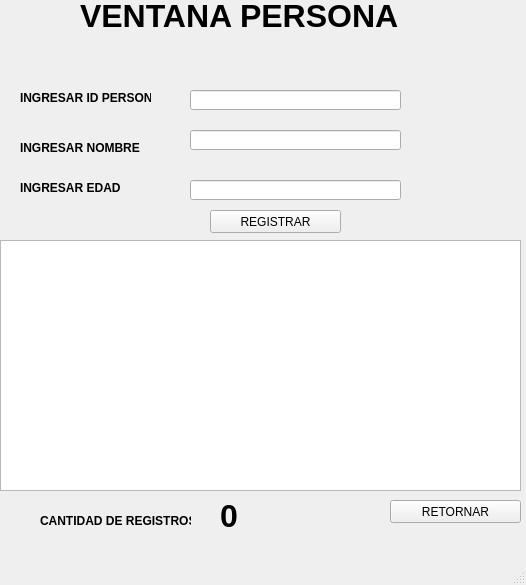
<?xml version="1.0" encoding="UTF-8"?>
<ui version="4.0">
 <class>persona</class>
 <widget class="QMainWindow" name="persona">
  <property name="geometry">
   <rect>
    <x>0</x>
    <y>0</y>
    <width>526</width>
    <height>585</height>
   </rect>
  </property>
  <property name="windowTitle">
   <string>MainWindow</string>
  </property>
  <widget class="QWidget" name="centralwidget">
   <widget class="QLabel" name="label">
    <property name="geometry">
     <rect>
      <x>80</x>
      <y>0</y>
      <width>341</width>
      <height>31</height>
     </rect>
    </property>
    <property name="font">
     <font>
      <pointsize>24</pointsize>
      <weight>75</weight>
      <bold>true</bold>
     </font>
    </property>
    <property name="text">
     <string>VENTANA PERSONA</string>
    </property>
   </widget>
   <widget class="QPushButton" name="btn_retornar">
    <property name="geometry">
     <rect>
      <x>390</x>
      <y>500</y>
      <width>131</width>
      <height>23</height>
     </rect>
    </property>
    <property name="text">
     <string>RETORNAR</string>
    </property>
   </widget>
   <widget class="QLabel" name="label_2">
    <property name="geometry">
     <rect>
      <x>20</x>
      <y>90</y>
      <width>131</width>
      <height>16</height>
     </rect>
    </property>
    <property name="font">
     <font>
      <weight>75</weight>
      <bold>true</bold>
     </font>
    </property>
    <property name="text">
     <string>INGRESAR ID PERSONA</string>
    </property>
   </widget>
   <widget class="QLabel" name="label_3">
    <property name="geometry">
     <rect>
      <x>20</x>
      <y>140</y>
      <width>131</width>
      <height>16</height>
     </rect>
    </property>
    <property name="font">
     <font>
      <weight>75</weight>
      <bold>true</bold>
     </font>
    </property>
    <property name="text">
     <string>INGRESAR NOMBRE</string>
    </property>
   </widget>
   <widget class="QLabel" name="label_4">
    <property name="geometry">
     <rect>
      <x>20</x>
      <y>180</y>
      <width>131</width>
      <height>16</height>
     </rect>
    </property>
    <property name="font">
     <font>
      <weight>75</weight>
      <bold>true</bold>
     </font>
    </property>
    <property name="text">
     <string>INGRESAR EDAD</string>
    </property>
   </widget>
   <widget class="QLineEdit" name="txt_id">
    <property name="geometry">
     <rect>
      <x>190</x>
      <y>90</y>
      <width>211</width>
      <height>20</height>
     </rect>
    </property>
   </widget>
   <widget class="QLineEdit" name="txt_nombre">
    <property name="geometry">
     <rect>
      <x>190</x>
      <y>130</y>
      <width>211</width>
      <height>20</height>
     </rect>
    </property>
   </widget>
   <widget class="QLineEdit" name="txt_edad">
    <property name="geometry">
     <rect>
      <x>190</x>
      <y>180</y>
      <width>211</width>
      <height>20</height>
     </rect>
    </property>
   </widget>
   <widget class="QPushButton" name="btn_registrar">
    <property name="geometry">
     <rect>
      <x>210</x>
      <y>210</y>
      <width>131</width>
      <height>23</height>
     </rect>
    </property>
    <property name="text">
     <string>REGISTRAR</string>
    </property>
   </widget>
   <widget class="QTextBrowser" name="listar">
    <property name="geometry">
     <rect>
      <x>0</x>
      <y>240</y>
      <width>521</width>
      <height>251</height>
     </rect>
    </property>
   </widget>
   <widget class="QLabel" name="label_5">
    <property name="geometry">
     <rect>
      <x>40</x>
      <y>510</y>
      <width>151</width>
      <height>21</height>
     </rect>
    </property>
    <property name="font">
     <font>
      <weight>75</weight>
      <bold>true</bold>
     </font>
    </property>
    <property name="text">
     <string>CANTIDAD DE REGISTROS</string>
    </property>
   </widget>
   <widget class="QLabel" name="lbl_reg">
    <property name="geometry">
     <rect>
      <x>220</x>
      <y>500</y>
      <width>21</width>
      <height>31</height>
     </rect>
    </property>
    <property name="font">
     <font>
      <pointsize>24</pointsize>
      <weight>75</weight>
      <bold>true</bold>
     </font>
    </property>
    <property name="text">
     <string>0</string>
    </property>
   </widget>
  </widget>
  <widget class="QMenuBar" name="menubar">
   <property name="geometry">
    <rect>
     <x>0</x>
     <y>0</y>
     <width>526</width>
     <height>21</height>
    </rect>
   </property>
  </widget>
  <widget class="QStatusBar" name="statusbar"/>
 </widget>
 <resources/>
 <connections/>
</ui>
